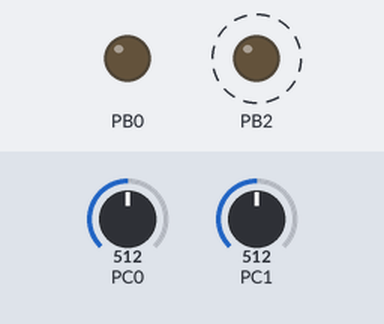
Bench run of a program on a simulated ATmega328P, built with avr-gcc and emulated at 2 MHz. Parts: output pins drawn as LEDs (lit = HIGH). Dashed ring = blinking. The inputs (shaded band) are chosen by the test bench; at power-on: PC0 = 512, PC1 = 512. Sleep ends after the set time or at an interrupt; pins used as bus, display or sensor lines are not drawn.

Above: at 0.5 s.
Timing chart, 0 to 4.6 s (numbered marks = the images above):
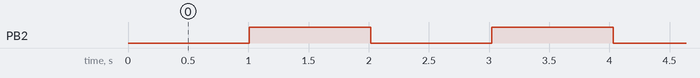

The program:

main.c
```c
#include <avr/io.h>
#include <stdint.h>
#include <avr/interrupt.h>
#include <avr/sleep.h>
#include <string.h>

#include "drivers/ADC.h"
#include "./drivers/TIMER.h"
#include "drivers/USART.h"
#include "devices/humidity_sensor.h"

volatile int timer_counter = 0; //value of timer_counter
volatile uint8_t converteu;

int main (void){
	//////////////////////////  CONFIGURE THE PORTS /////////////////////////////
        CLKPR = (1<<CLKPCE); // enabling bit writing in clock divider
        CLKPR = 2; //clock divider = 4, from 8 MHz to 2 MHZ


	DDRB = 7; // PB0, PB1, PB2 as output


	configure_ADC(); // clock = 125 KHz, AREF = AVCC, single sample
	configure_TIMER(); //Clock = 250 KHz, counts until 125
	//configure_USART(); //baud_rate = 9600, RX e TX interruption, even parity, 8 data bits


	int sensor_send = 0;
	char owner[]="Andre"; //sensor owner
	int PIN_owner = 1; // PIN owner
	char package_USART[50]; //buffer for USART message

	sensor mapped_sensor[N_SENSORS]; //sensors mapped
	//detect sensors
	//
	for (int PIN = 1; PIN<N_SENSORS+1; PIN++){
		initiate_sensor(&mapped_sensor[PIN-1], owner[0], PIN_owner, PIN); //initiating routine
	}


	while(1){


		sei(); //enabling interrupt
		set_sleep_mode(SLEEP_MODE_IDLE); //idle mode,clock_cpu disabled, clock_flash disabled
		sleep_mode(); // sleeping

	/*

		if(timer_counter == TIMER_COUNTER_VALUE){
			PORTB ^= 4;
			timer_counter = 0;
		}

	*/

		if(timer_counter == TIMER_COUNTER_VALUE){

			initial_state_ADC();
			timer_counter = 0;

			PORTB ^= 4;


			for (int index=0; index < SENSOR_BUFF_LENGTH; index++){ //updating mean and standard deviation
				calc_mean(&mapped_sensor[index]);
				calc_std_dev(&mapped_sensor[index]);
			}

			start_ADC();

			while(!final_channel()){
				if (converteu){
					add_data_sensor(&mapped_sensor[ADC_channel()],read_ADC());
					next_channel();
				}
			}

			stop_ADC();

			//sensor_send = 0;
		}


/*		if (final_channel()){
			//PORTB ^= 1;
			//PORTB |= 2;
			converteu = 0;
			stop_ADC();
		}

		else if(converteu){
			//add_data_sensor(&mapped_sensor[ADC_channel()],read_ADC());
			//PORTB |= 2;
			converteu = 0;
			next_channel();
			start_ADC();
		}
*/

		//send_USART("teste");


		/*if(all_sent() && sensor_send<N_SENSORS){ //sending a package wether the previous was sent, or the buffer is empty

			sprintf(package_USART, "%s|%i|%i|%i|%i!", &mapped_sensor[sensor_send].owner_name, mapped_sensor[sensor_send].PIN_owner, mapped_sensor[sensor_send].state,mapped_sensor[sensor_send].buffer[mapped_sensor[sensor_send].index_buf]);
			send_USART(&package_USART);
			sensor_send++;
		}*/

		//else if(){ // send next buffer's character
		//	USART_next();
		//}
	}

	return 0;
}
```

humidity_sensor.c
```c
#include<stdint.h>
#include"humidity_sensor.h"
#include<string.h>
#include<math.h>

void initiate_sensor(sensor *mapped_sensor, char *owner, int PIN_owner, int PIN){
	strcpy(mapped_sensor->owner_name, owner);
	//mapped_sensor->owner = owner;
	mapped_sensor->PIN_owner = PIN_owner;
	mapped_sensor->PIN_sensor = PIN;

	for (int i=0; i<SENSOR_BUFF_LENGTH; i++){

		mapped_sensor->buffer[i] = 0;
	}
	mapped_sensor->mean = 0.0;
	mapped_sensor->std_dev = 0.0;
	mapped_sensor->index_buf=0;
}

void add_data_sensor(sensor *mapped_sensor, int16_t *read_value){

	mapped_sensor->index_buf++;

	if (mapped_sensor->index_buf >= SENSOR_BUFF_LENGTH)
		mapped_sensor->index_buf = 0;

	float lower_limit = mapped_sensor->mean - 0.1* mapped_sensor->std_dev;
	float upper_limit = mapped_sensor->mean + 0.1* mapped_sensor->std_dev;
	if((*read_value > upper_limit) || (*read_value < lower_limit))
		mapped_sensor->buffer[mapped_sensor->index_buf] = *read_value;
	else
		mapped_sensor->state = STABLE;

}

void calc_std_dev(sensor *mapped_sensor){

	float std_dev=0.0;

	for (int i=0; i<SENSOR_BUFF_LENGTH; i++){
		std_dev += pow((mapped_sensor->mean - mapped_sensor->buffer[i]),2); // (u - xi) ^2
	}

	mapped_sensor->std_dev = sqrt(std_dev / SENSOR_BUFF_LENGTH);
}

void calc_mean(sensor *mapped_sensor){
	mapped_sensor->mean=0.0;
	for (int i=0; i<SENSOR_BUFF_LENGTH;i++){
		mapped_sensor->mean += mapped_sensor->buffer[i];
	}
	mapped_sensor->mean/=SENSOR_BUFF_LENGTH;
}
```

humidity_sensor.h
```c
#ifndef HUMIDITY_SENSOR_H
#define HUMIDITY_SENSOR_H


#define N_SENSORS 3
#define SENSOR_BUFF_LENGTH 4
#define OK 1
#define STABLE 2
#define NOK 3

	typedef struct sensor_map sensor;

	struct sensor_map{
		char owner_name[15];
		uint8_t PIN_owner;
		int16_t PIN_sensor;

		int16_t buffer[SENSOR_BUFF_LENGTH];

		int8_t index_buf;

		float mean;
		float std_dev;

		int8_t state;
	};

	void initiate_sensor(sensor *mapped_sensor, char *owner, int PIN_owner, int PIN);
	void add_data_sensor(sensor *mapped_sensor, int* read_value);
	void calc_std_dev(sensor *mapped_sensor);
	void calc_mean(sensor *mapped_sensor);

#endif
```

ADC.c
```c
#include<avr/io.h>
#include<stdint.h>
#include<avr/interrupt.h>
#include"ADC.h"
#include"macros.h"

static volatile int8_t sensor_read;
static volatile uint16_t buffer_ADC;
extern volatile uint8_t converteu;


ISR(ADC_vect){
	buffer_ADC |= ADCL + (ADCH<<8);

	converteu = 1;
}

void configure_ADC(){
	ADMUX |= (1<<REFS0); //short circuiting AVCC with AREF, ADC0 is the port enable to be read

	ADMUX &= ~((1<<MUX0)+(1<<MUX1)+(1<<MUX2)+(1<<MUX3)); //channel 1
	ADCSRA |= ((1<<ADEN)+(1<<ADPS2)); //enabling interruption ad clock divided by 16, clock = 125 KHz

	PRR &= ~(1<<PRADC); // no low power on ADC

	sensor_read = 0;
}

void initial_state_ADC(){
	sensor_read=0;
}

void start_ADC(){

	PORTB |= 2;
	buffer_ADC=0;
	ADCSRA |= ((1<<ADIE)+(1<<ADSC)); //starting the adc conversion and enabling ADC interruption
}

void stop_ADC(){

	PORTB &= ~2;
	ADCSRA &= ~ ((1<<ADSC)+(1<<ADIE)); //disabling convertion, and disabling ADC
	ADMUX &= ~((1<<MUX0)+(1<<MUX1)+(1<<MUX2)+(1<<MUX3)); // channel 0
}


void next_channel(){
	sensor_read++;
	converteu=0;
	ADMUX |= (1<<(sensor_read-1)); //read next sensor
	ADCSRA |= (1<<ADSC);
}

int read_ADC(){ //return the read value
	return buffer_ADC;
}


int final_channel(){ //return true if the last channel has been already read

	if (sensor_read == N_SENSORS)
		return 1;
	else
		return 0;
}


int ADC_channel(){
	return sensor_read;
}
```

ADC.h
```c
#ifndef ADC_H
#define ADC_H

void configure_ADC();
void initial_state_ADC();
void start_ADC();
void stop_ADC();
void next_channel();
int read_ADC();
int final_channel();
int ADC_channel();

#endif
```

TIMER.c
```c
#include<avr/io.h>
#include<stdint.h>
#include"TIMER.h"
#include<avr/interrupt.h>


extern volatile uint16_t timer_counter;

ISR(TIMER2_COMPA_vect){ //timer interruption handler

        timer_counter+=1;
}


void configure_TIMER(){
        TCCR2A = (1<<WGM21); //timer counts until OCRA value
        OCR2A  = OCR_VALUE; //OCRA value

        TIMSK2 = (1<<OCIE2A); // interruption when timer value == OCRA value

        TCCR2B |= CLOCK_DIVIDER_BITS; // clock timer dividided, from 2 MHz to 15625 Hz
        TCNT2 = 0; //timer intial value

}
```

TIMER.h
```c
#ifndef TIMER_H
#define TIMER_H

#define CLOCK_DIVIDER 128
#define CLOCK_DIVIDER_BITS 5
#define FINAL_CLOCK (2000000/CLOCK_DIVIDER)
#define OCR_VALUE 125
#define TIMER_COUNTER_VALUE (FINAL_CLOCK/OCR_VALUE)

void configure_TIMER();

#endif
```

USART.c
```c
#include<avr/io.h>
#include<stdlib.h>
#include<string.h>

#include"USART.h"
#include<avr/interrupt.h>


volatile static volatile uint8_t all_data_sent;
volatile static uint8_t index_tx;
volatile static char buffer_tx[50];

ISR(USART_RX_vect){ // receiving ISR


	UCSR0B &= ~(1<<TXCIE0); //disabling TX interruption
	//PORTB^=2;

        UCSR0B |= (1<<TXCIE0); //reabilitando instrução por transmissão
}

ISR(USART_TX_vect){ // transmitting IST

	if (buffer_tx[index_tx] == '!'){
		all_data_sent = SENT;
		index_tx = 0;
	}
	else{
		index_tx++;
		all_data_sent = SENDING;
	}
}

ISR(USART_UDRE_vect){
	if (!(all_data_sent))
		UDR0 = buffer_tx[all_data_sent];
}

void configure_USART(){
        //one stop bit
        UBRR0H = (uint8_t) ((PRESCALER >> 8) & 0x0F); //baud rate = 9600
        UBRR0L = (uint8_t) PRESCALER; // baud rate = 9600

        UCSR0B = (1<<RXEN0)|(1<<TXEN0)|(1<<RXCIE0)|(1<<TXCIE0); //enabling RX and TX, enabling RX and TX interruption
        UCSR0C |= (0x26); // even parity, 8 data bits

	all_data_sent = NOTHING_TO_SEND; //buffer_tx empty
	index_tx = 0; //initiating the index of tx
}

char * read_USART(){

//	return &value;
}

void send_USART(char *frame){ //write in usart tx buffer

	strcpy(buffer_tx, frame); //coping the frame to buffer_tx
	index_tx = 0;
	all_data_sent = SENDING;
	UDR0 = buffer_tx[index_tx];


}


uint8_t all_sent(){ //all buffer has been sent
	return all_data_sent;
}
```

USART.h
```c
#ifndef USART_H
#define USART_H
#define F_CPU 2000000
#define BAUDRATE 9600
#define PRESCALER ((F_CPU / (BAUDRATE * 16UL)) -1)


#define SENT 1
#define NOTHING_TO_SEND 1
#define SENDING 0

#define N_SENSORS 3
#define SENSOR_BUFF_LENGTH 4
#define OK 1
#define STABLE 2
#define NOK 3


	void configure_USART(); // USART configuration
	char * read_USART(); // reading data from USART
	void send_USART (char *frame); //sending data
	uint8_t	all_sent();
#endif
```

macros.h
```c
#ifndef MACROS_H
#define MACROS_H
#define N_SENSORS 2
#endif
```

Measured:
- by itself, PB2: alternates HIGH for 1.0 s and LOW for 1.0 s
